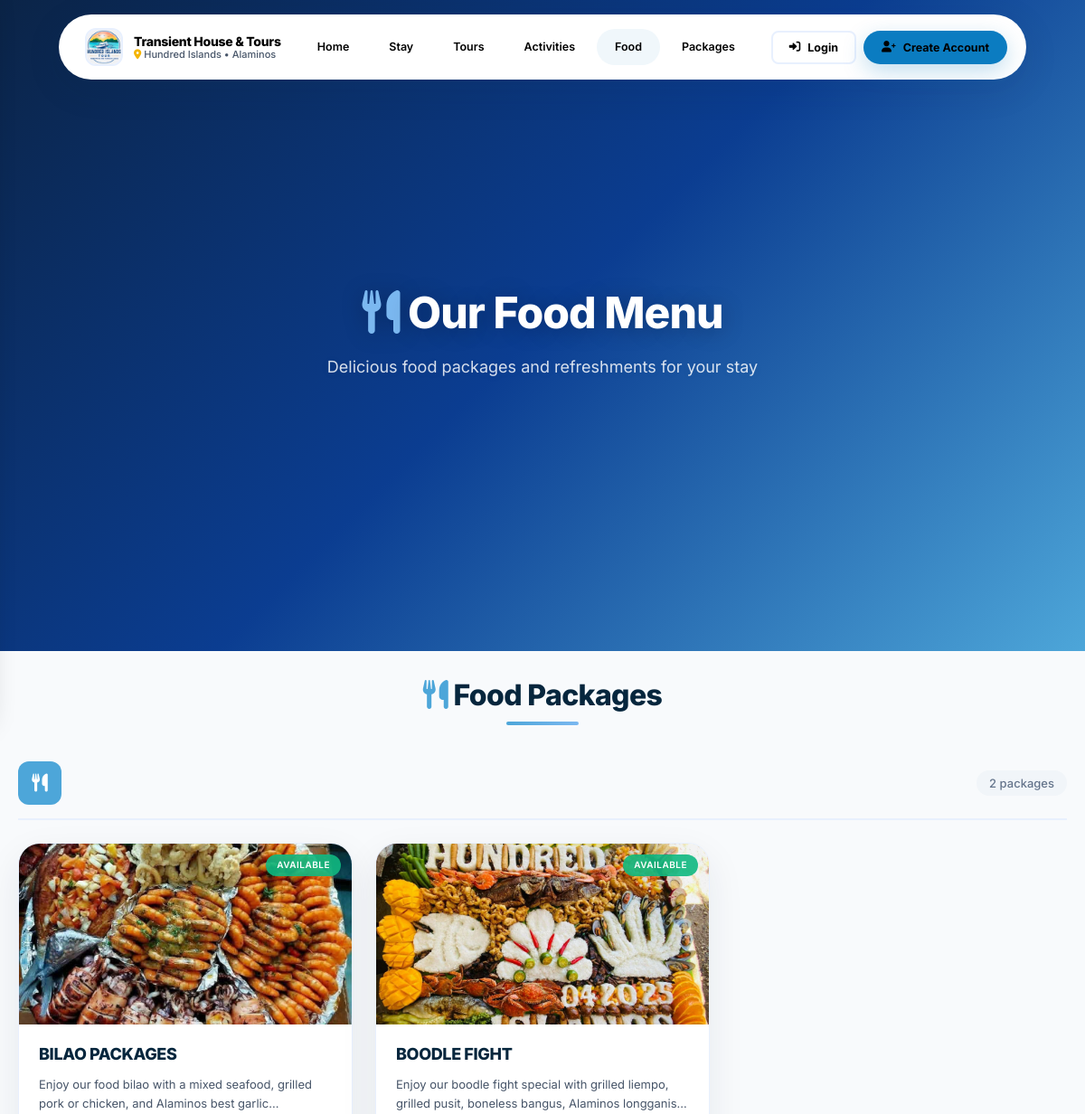
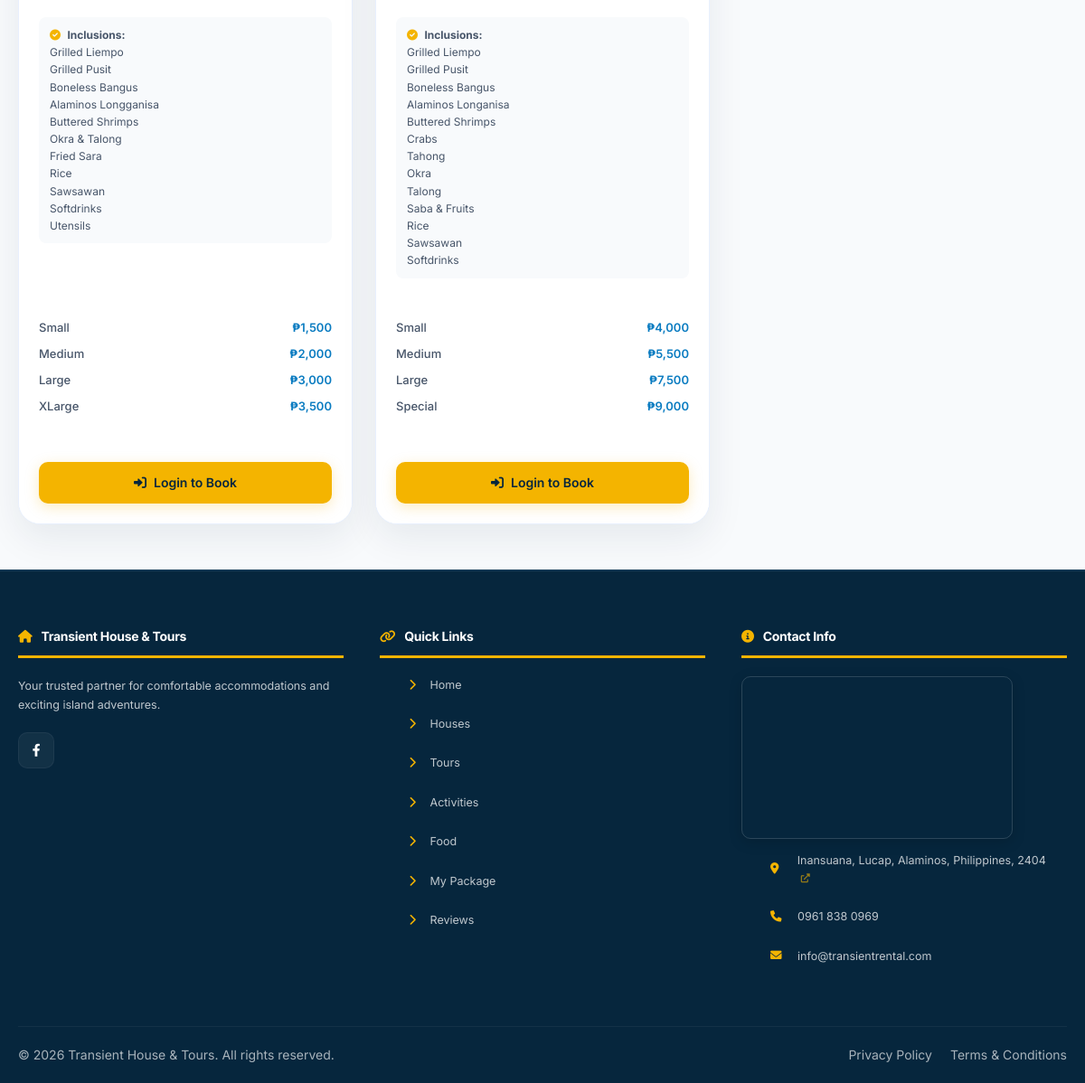
Screenshot of /food.php with the database file from the repository (2 pictures, top to bottom).
### tables this page shows
CREATE TABLE `food_items` (
  `id` int(11) NOT NULL,
  `name` varchar(100) NOT NULL,
  `description` text DEFAULT NULL,
  `price` decimal(10,2) NOT NULL,
  `category` enum('breakfast','lunch','dinner','snack','beverage') NOT NULL,
  `image` varchar(255) DEFAULT 'default-food.jpg',
  `is_available` tinyint(1) DEFAULT 1,
  `is_featured` tinyint(1) DEFAULT 0,
  `inclusions` text DEFAULT NULL,
  `created_at` datetime DEFAULT current_timestamp(),
  `updated_at` datetime DEFAULT NULL,
  `price_original` decimal(10,2) DEFAULT NULL,
  `size_variations` text DEFAULT NULL,
  `gallery_images` text DEFAULT NULL
);

### food.php (the view, shortened to what this page needs)
<?php
require_once 'database.php';
try {
    $pdo->exec("CREATE TABLE IF NOT EXISTS blocked_dates (
        id INT AUTO_INCREMENT PRIMARY KEY,
        item_type ENUM('house', 'tour', 'food') NOT NULL,
        item_id INT NOT NULL,
        block_date DATE NOT NULL,
        reason VARCHAR(255) DEFAULT NULL,
        block_type ENUM('walk_in', 'maintenance', 'special_occasion', 'owner_use', 'other') DEFAULT 'walk_in',
        blocked_by INT DEFAULT NULL,
        created_at DATETIME DEFAULT CURRENT_TIMESTAMP,
        UNIQUE KEY unique_block (item_type, item_id, block_date),
        INDEX idx_item (item_type, item_id, block_date)
    ) ENGINE=InnoDB DEFAULT CHARSET=utf8mb4");
} catch(PDOException $e) {}
try {
    $pdo->exec("ALTER TABLE blocked_dates MODIFY COLUMN item_type ENUM('house', 'tour', 'food') NOT NULL");
} catch(PDOException $e) {}
$content = [];
$stmt = $pdo->query("SELECT section_name, content_key, content_value FROM site_content");
while ($row = $stmt->fetch()) {
    $content[$row['section_name']][$row['content_key']] = $row['content_value'];
}
function getGoogleMapsUrl($address) {
    return 'https://www.google.com/maps/search/?api=1&query=' . urlencode($address);
}
$location_address = $content['location']['address'] ?? $content['footer']['address'] ?? '123 Transient Street, City';
$google_maps_embed = $content['location']['google_maps_embed'] ?? '';
$maps_url = getGoogleMapsUrl($location_address);
$default_map_url = 'https://www.google.com/maps/embed?pb=!1m18!1m12!1m3!1d3863.123456789!2d119.1234567!3d16.1234567!2m3!1f0!2f0!3f0!3m2!1i1024!2i768!4f13.1!3m3!1m2!1s0x0%3A0x0!2zMTbCsDA3JzI0LjAiTiAxMTnCsDA3JzI0LjAiRQ!5e0!3m2!1sen!2sph!4v1234567890';
$map_embed = !empty($google_maps_embed) && $google_maps_embed != '#' ? $google_maps_embed : $default_map_url;
$facebook_link = trim((string)($content['social']['facebook'] ?? ''));
$food_items = [];
try {
    $stmt = $pdo->query("SELECT * FROM food_items ORDER BY category, name");
    $food_items = $stmt->fetchAll();
} catch (PDOException $e) {
    $food_items = [];
}
$food_gallery = [];
foreach ($food_items as $food) {
    $food_gallery[$food['id']] = getFoodGalleryImages($food['id'], $food['name']);
}
function getFoodGalleryImages($food_id, $food_name) {
    $images = [];
    $food_folder = str_replace(' ', '_', trim($food_name)) . '_' . $food_id;
    $gallery_path = 'uploads/foods/gallery/' . $food_folder . '/';
    return $images;
}
$grouped_food = [];
foreach ($food_items as $food) {
    $category = $food['category'] ?? 'Other';
    if (!isset($grouped_food[$category])) $grouped_food[$category] = [];
    $grouped_food[$category][] = $food;
}
function getFoodMainImage($food, $gallery) {
    if (!empty($food['image']) && $food['image'] != 'default-food.jpg') return 'uploads/foods/' . $food['image'];
    return null;
}
function getCategoryIcon($category) {
    $icons = ['boodle_regular' => 'fas fa-utensils','boodle_special' => 'fas fa-star','bilao' => 'fas fa-box','breakfast' => 'fas fa-sun','lunch' => 'fas fa-utensils','dinner' => 'fas fa-moon','snack' => 'fas fa-cookie','beverage' => 'fas fa-coffee'];
    return $icons[$category] ?? 'fas fa-utensils';
}
function getCategoryBadgeClass($category) {
    $classes = ['boodle_special' => 'category-special','boodle_regular' => 'category-regular','bilao' => 'category-bilao','breakfast' => 'category-breakfast','lunch' => 'category-lunch','dinner' => 'category-dinner','snack' => 'category-snack','beverage' => 'category-beverage'];
    return $classes[$category] ?? 'category-default';
}
function getCategoryColor($category) {
    $colors = ['boodle_special' => '#F4B400','boodle_regular' => '#2d5a7a','bilao' => '#4DA6D9','breakfast' => '#f59e0b','lunch' => '#10b981','dinner' => '#6366f1','snack' => '#ef4444','beverage' => '#8b5cf6'];
    return $colors[$category] ?? '#4DA6D9';
}
$is_logged_in = isset($_SESSION['user_id']);
?>
<!DOCTYPE html>
<html lang="en">
<head>
    <link href="https://cdn.jsdelivr.net/npm/bootstrap@5.1.3/dist/css/bootstrap.min.css" rel="stylesheet">
    <link rel="stylesheet" href="https://cdnjs.cloudflare.com/ajax/libs/font-awesome/6.0.0/css/all.min.css">
    <link rel="stylesheet" href="assets/css/design-system.css">
</head>
<body>
<?php include 'components/navbar.php'; ?>
<div class="hero">
    <div class="hero-content">
        <h1><i class="fas fa-utensils"></i> Our Food Menu</h1>
        <p>Delicious food packages and refreshments for your stay</p>
    </div>
</div>
<div class="main-container">
    <div class="section-title">
        <h2><i class="fas fa-utensils"></i> Food Packages</h2>
        <div class="underline"></div>
    </div>
    <?php if (empty($food_items)): ?>
        <div class="empty-state">
            <i class="fas fa-utensils"></i>
            <h3>No Food Packages Available</h3>
            <p>Please check back later for our delicious menu!</p>
        </div>
    <?php else: ?>
        <?php foreach ($grouped_food as $category => $category_food):
            $category_color = getCategoryColor($category);
            $category_badge = getCategoryBadgeClass($category);
        ?>
        <div class="category-section">
            <div class="category-header">
                <div class="category-icon" style="background: <?php echo $category_color; ?>;">
                    <i class="<?php echo getCategoryIcon($category); ?>"></i>
                </div>
                <span class="category-count"><?php echo count($category_food); ?> packages</span>
            </div>
            <div class="food-grid">
                <?php foreach ($category_food as $food):
                    $gallery = $food_gallery[$food['id']] ?? [];
                    $main_image = getFoodMainImage($food, $gallery);
                    $size_variations = !empty($food['size_variations']) ? json_decode($food['size_variations'], true) : [];
                    $has_variations = !empty($size_variations) && is_array($size_variations);
                ?>
                <div class="food-card <?php echo $category_badge; ?>" onclick="openShopeeView(<?php echo $food['id']; ?>)">
                    <div class="food-image-wrapper">
                        <?php if ($main_image): ?>
                            <img src="<?php echo htmlspecialchars($main_image); ?>?<?php echo time(); ?>" alt="<?php echo htmlspecialchars($food['name']); ?>" onerror="this.style.display='none'; this.nextElementSibling.style.display='flex'">
                        <?php else: ?>
                            <div class="placeholder-image"><i class="fas fa-utensils"></i></div>
                        <?php endif; ?>
                        <span class="status-badge status-<?php echo $food['is_available'] ? 'available' : 'unavailable'; ?>">
                            <?php echo $food['is_available'] ? 'Available' : 'Unavailable'; ?>
                        </span>
                    </div>
                    <div class="food-content">
                        <h4 class="food-name"><?php echo htmlspecialchars($food['name']); ?></h4>
                        <?php if (!empty($food['description'])): ?>
                            <div class="food-description"><?php echo nl2br(htmlspecialchars($food['description'])); ?></div>
                        <?php endif; ?>
                        <?php if (!empty($food['inclusions'])): ?>
                            <div class="inclusions">
                                <i class="fas fa-check-circle"></i> <strong>Inclusions:</strong><br>
                                <?php echo nl2br(htmlspecialchars($food['inclusions'])); ?>
                            </div>
                        <?php endif; ?>
                        <div class="price-section">
                            <?php if ($has_variations): ?>
                                <div class="variations">
                                    <?php foreach ($size_variations as $var): ?>
                                        <div class="variation-item">
                                            <span class="var-size">
                                                <?php echo htmlspecialchars($var['size']); ?>
                                                <?php if (!empty($var['pax'])): ?>
                                                    <span style="font-size: 11px; color: rgba(255,255,255,0.5);">(<?php echo htmlspecialchars($var['pax']); ?>)</span>
                                                <?php endif; ?>
                                            </span>
                                            <span class="var-price">₱<?php echo number_format($var['price']); ?></span>
                                        </div>
                                    <?php endforeach; ?>
                                </div>
                            <?php endif; ?>
                        </div>
                        <div class="actions" onclick="event.stopPropagation();">
                            <?php if ($food['is_available']): ?>
                                <?php if ($is_logged_in): ?>
                                    <button class="btn-order" onclick="event.stopPropagation(); orderFood(<?php echo $food['id']; ?>, '<?php echo addslashes($food['name']); ?>', <?php echo $food['price']; ?>)">
                                        <i class="fas fa-calendar-check"></i> Reserve Package
                                    </button>
                                <?php else: ?>
                                    <a href="login.php?redirect=food.php" class="btn-order" style="text-decoration: none;" onclick="event.stopPropagation();">
                                        <i class="fas fa-sign-in-alt"></i> Login to Book
                                    </a>
                                <?php endif; ?>
                            <?php else: ?>
                                <button class="btn-order" disabled><i class="fas fa-clock"></i> Unavailable</button>
                            <?php endif; ?>
                        </div>
                    </div>
                </div>
                <?php endforeach; ?>
            </div>
        </div>
        <?php endforeach; ?>
    <?php endif; ?>
</div>
<div class="footer">
    <div class="footer-content">
        <div class="footer-grid">
            <div class="footer-col">
                <h4><i class="fas fa-home"></i> Transient House & Tours</h4>
                <p><?php echo htmlspecialchars($content['footer']['company_description'] ?? 'Your trusted partner for comfortable accommodations and exciting island adventures.'); ?></p>
                <div class="social-links">
                    <?php if ($facebook_link !== '' && $facebook_link !== '#'): ?>
                        <a href="<?php echo htmlspecialchars($facebook_link); ?>" target="_blank" rel="noopener noreferrer" title="Facebook"><i class="fab fa-facebook-f"></i></a>
                    <?php endif; ?>
                </div>
            </div>
            <div class="footer-col">
                <h4><i class="fas fa-link"></i> Quick Links</h4>
                <ul>
                    <li><a href="index.php"><i class="fas fa-chevron-right"></i> Home</a></li>
                    <li><a href="houses.php"><i class="fas fa-chevron-right"></i> Houses</a></li>
                    <li><a href="tours.php"><i class="fas fa-chevron-right"></i> Tours</a></li>
                    <li><a href="activities.php"><i class="fas fa-chevron-right"></i> Activities</a></li>
                    <li><a href="food.php"><i class="fas fa-chevron-right"></i> Food</a></li>
                    <li><a href="packages.php"><i class="fas fa-chevron-right"></i> My Package</a></li>
                    <li><a href="reviews.php"><i class="fas fa-chevron-right"></i> Reviews</a></li>
                </ul>
            </div>
            <div class="footer-col">
                <h4><i class="fas fa-info-circle"></i> Contact Info</h4>
                <?php if (!empty($map_embed) && $map_embed !== '#'): ?>
                    <div class="footer-map">
                        <iframe src="<?php echo htmlspecialchars($map_embed); ?>" width="100%" height="100%" style="border:0;" allowfullscreen="" loading="lazy"></iframe>
                    </div>
                <?php endif; ?>
                <ul>
                    <li>
                        <i class="fas fa-map-marker-alt"></i>
                        <?php if ($maps_url != '#'): ?>
                            <a href="<?php echo $maps_url; ?>" target="_blank" rel="noopener noreferrer" style="color: #b3d9ff; text-decoration: none;">
                                <?php echo htmlspecialchars($location_address); ?>
                                <i class="fas fa-external-link-alt" style="font-size: 10px; margin-left: 4px; opacity: 0.6;"></i>
                            </a>
                        <?php else: ?>
                            <?php echo htmlspecialchars($location_address); ?>
                        <?php endif; ?>
                    </li>
                    <li><i class="fas fa-phone"></i><a href="tel:<?php echo preg_replace('/[^0-9+]/', '', $content['footer']['phone'] ?? '+639123456789'); ?>" style="color: #b3d9ff; text-decoration: none;"><?php echo htmlspecialchars($content['footer']['phone'] ?? '+63 912 345 6789'); ?></a></li>
                    <li><i class="fas fa-envelope"></i><a href="mailto:<?php echo htmlspecialchars($content['footer']['email'] ?? 'info@transientrental.com'); ?>" style="color: #b3d9ff; text-decoration: none;"><?php echo htmlspecialchars($content['footer']['email'] ?? 'info@transientrental.com'); ?></a></li>
                </ul>
            </div>
        </div>
        <div class="footer-bottom">
            <div>&copy; <?php echo date('Y'); ?> Transient House &amp; Tours. All rights reserved.</div>
            <div class="footer-bottom-links">
                <a onclick="reopenTermsModal('privacy'); return false;">Privacy Policy</a>
                <a onclick="reopenTermsModal('terms'); return false;">Terms &amp; Conditions</a>
            </div>
        </div>
    </div>
</div>
</body>
</html>

### rows the page displays
food_items: count($category_food) "2", id+image (picture), is_available "AVAILABLE", name "BOODLE FIGHT", description "Enjoy our boodle fight special with grilled liempo, grilled pusit, boneless bangus, Alaminos…", inclusions "Grilled Liempo Grilled Pusit Boneless Bangus Alaminos Longanisa Buttered Shrimps Crabs Tahong Okra Talong Saba & Fruits Rice Sawsawan Softdrinks", size "Small", price "4,000", size "Medium", price "5,500", size "Large", price "7,500", size "Special", price "9,000"
food_items: id+image (picture), is_available "AVAILABLE", name "BILAO PACKAGES", description "Enjoy our food bilao with a mixed seafood, grilled pork or chicken, and Alaminos best…", inclusions "Grilled Liempo Grilled Pusit Boneless Bangus Alaminos Longganisa Buttered Shrimps Okra & Talong Fried Sara Rice Sawsawan Softdrinks Utensils", size "Small", price "1,500", size "Medium", price "2,000", size "Large", price "3,000", size "XLarge", price "3,500"

### other values shown
$item['label'] "Home"
$item['label'] "Stay"
$item['label'] "Tours"
$item['label'] "Activities"
$item['label'] "Food"
$item['label'] "Packages"
$content['footer']['company_description'] "Your trusted partner for comfortable accommodations and exciting island adventures."
$location_address "Inansuana, Lucap, Alaminos, Philippines, 2404"
$content['footer']['phone'] "0961 838 0969"
$content['footer']['email'] "info@transientrental.com"
